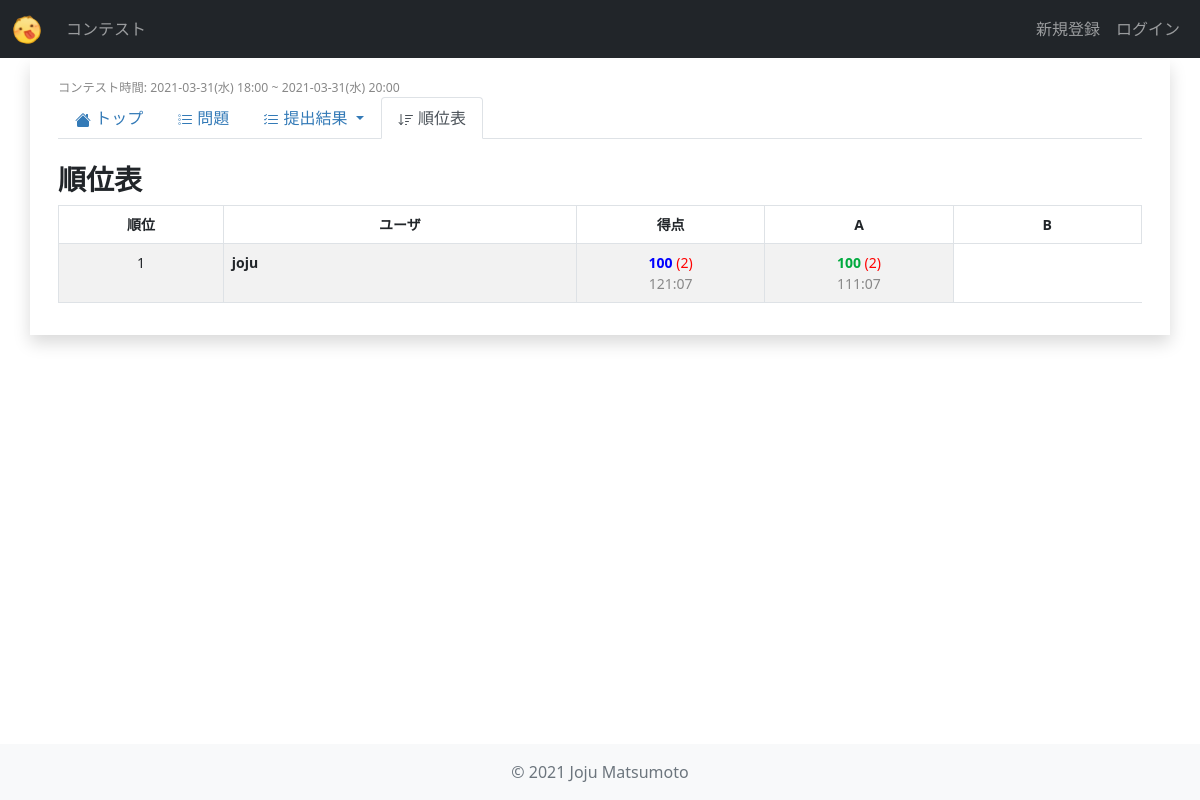
Page /contests/mbc_1/standings/ on the earlier database version.
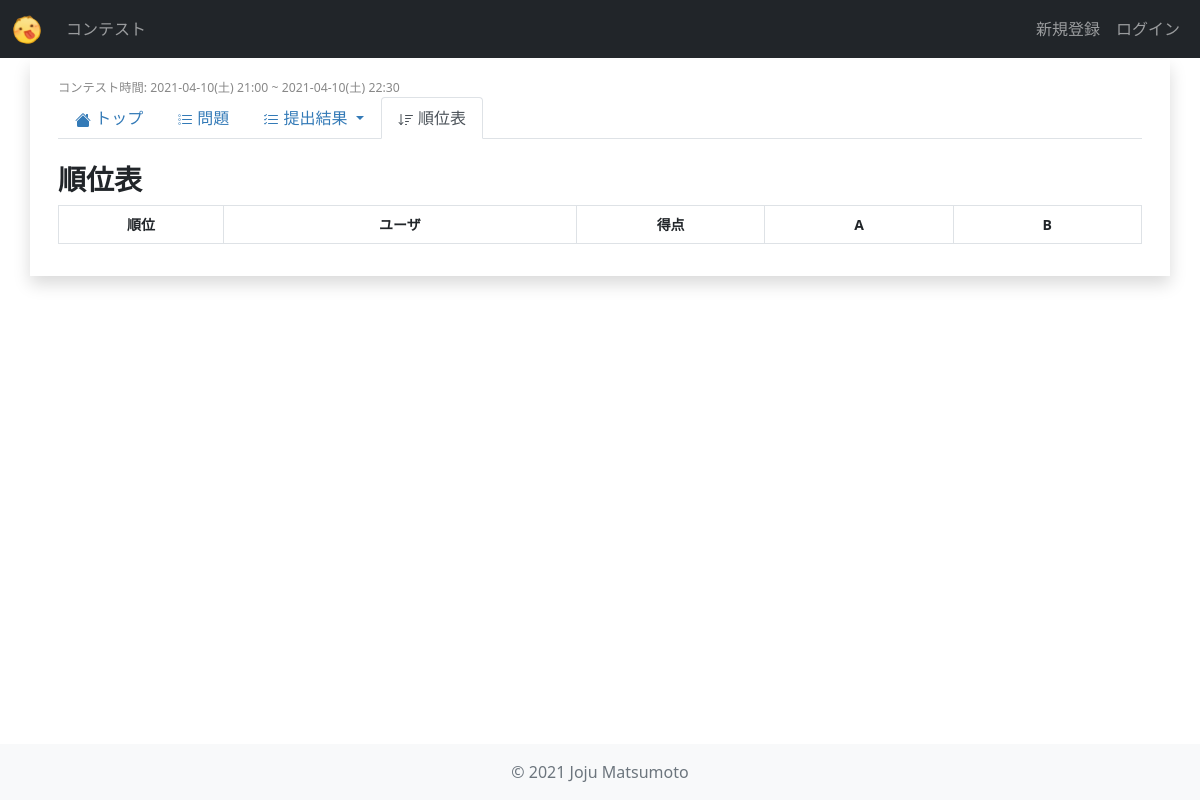
Same page on the later database version.
### contests/models.py (models this page shows, shortened)
class Contest(models.Model):
    title = models.CharField(
        verbose_name="タイトル",
        max_length=255,
    )
    abstract = models.TextField(
        verbose_name="概要",
        max_length=2000,
    )
    short_name = models.CharField(
        verbose_name="省略形",
        max_length=20,
        unique=True,
        default="null",
    )
    start_date = models.DateTimeField(
        verbose_name="開始日時",
    )
    end_date = models.DateTimeField(
        verbose_name="終了日時",
    )
    users = models.ManyToManyField(
        settings.AUTH_USER_MODEL,
        verbose_name="参加者",
        blank=True,
    )
    penalty = models.IntegerField(
        verbose_name="ペナルティ(分)",
        default=5,
    )
    def is_past_contest(self) -> bool:
        now = timezone.now()
        return self.end_date < now
    def get_start_time_str(self) -> str:
        return utils.datetime_str(self.start_date)
    def get_end_time_str(self) -> str:
        return utils.datetime_str(self.end_date)

class Problem(models.Model):
    order = models.CharField(
        verbose_name="問題番号(アルファベット)",
        max_length=5,
        default="A",
    )
    title = models.CharField(
        verbose_name="タイトル",
        max_length=100,
    )
    question = models.TextField(
        verbose_name="問題",
        max_length=2000,
    )
    answer = models.TextField(
        verbose_name="正解",
        max_length=2000,
    )
    contest = models.ForeignKey(
        Contest,
        verbose_name="コンテスト",
        on_delete=models.CASCADE,
    )
    point = models.IntegerField(
        verbose_name="スコア",
        default=0,
    )

class ContestScore(models.Model):
    user = models.ForeignKey(
        settings.AUTH_USER_MODEL,
        verbose_name="ユーザ",
        on_delete=models.CASCADE,
    )
    contest = models.ForeignKey(
        Contest,
        verbose_name="コンテスト",
        on_delete=models.CASCADE,
    )
    score = models.IntegerField(
        verbose_name="得点",
        default=0,
    )
    penalty = models.IntegerField(
        verbose_name="ペナルティ",
        default=0,
    )
    time_sec = models.IntegerField(
        verbose_name="時間(s)",
        default=0,
    )
    def get_time_str(self) -> str:
        minutes = self.time_sec // 60
        second = self.time_sec % 60
        return f"{minutes:02d}:{second:02d}"

class ProblemScore(models.Model):
    problem = models.ForeignKey(
        Problem,
        verbose_name="問題",
        on_delete=models.CASCADE,
    )
    user = models.ForeignKey(
        settings.AUTH_USER_MODEL,
        verbose_name="参加者",
        on_delete=models.CASCADE,
    )
    penalty = models.IntegerField(
        verbose_name="ペナルティ",
        default=0,
    )
    score = models.IntegerField(
        verbose_name="得点",
        default=0,
    )
    time_sec = models.IntegerField(
        verbose_name="時間(s)",
        default=0,
    )
    def get_time_str(self) -> str:
        minutes = self.time_sec // 60
        second = self.time_sec % 60
        return f"{minutes:02d}:{second:02d}"

### users/models.py (models this page shows)
class User(AbstractUser):
    objects = UserManager()
    def get_colored_username(self):
        try:
            user_profile = UserProfile.objects.get(user=self)
        except:
            return self.username
        return "<span style='color: {};'>{}</span>".format(user_profile.color, self.username)

### contests/views.py (the view)
class StandingsView(View):
    def get(self, request, short_name, *args, **kwargs):
        contest = models.Contest.objects.get(short_name=short_name)
        problems = sorted(list(models.Problem.objects.filter(contest=contest)), key=lambda x: x.order)
        problem_scores = models.ProblemScore.objects.filter(problem__in=problems)
        contest_scores = sorted(list(models.ContestScore.objects.filter(contest=contest)), key=lambda x: (-x.score, x.time_sec))
        table_rows = [{
                "order": i+1,
                "user": contest_score.user,
                "score": contest_score.score,
                "time": contest_score.get_time_str,
                "penalty": contest_score.penalty,
                "problem_scores": sorted(list(problem_scores.filter(user=contest_score.user)), key=lambda x: x.problem.order),
            } for i, contest_score in enumerate(contest_scores)]
        context = {
            "contest": models.Contest.objects.get(short_name=short_name),
            "problems": problems,
            "contest_scores": contest_scores,
            "table_rows": table_rows,
        }
        return render(request, "contests/standings.html", context)

### contests/utils.py (called while the page is built)
def datetime_str(dt: datetime.datetime) -> str:
    dt = localtime(dt)
    return "{}({}) {}".format(
        dt.strftime("%Y-%m-%d"),
        day_of_week_to_japanese[dt.strftime("%a")],
        dt.strftime("%H:%M")
    )

### contests/templates/contests/standings.html
{% extends 'contests/contest_base.html' %}
{% block contest_tab_standings %}active{% endblock %}
{% block contest_content %}
<div class="col-sm-12">
    <h3>順位表</h3>
    <table class="table table-bordered table-striped small text-center">
        <thead>
            <tr>
                <th width="7%">順位</th>
                <th width="15%">ユーザ</th>
                <th width="8%">得点</th>
                {% for problem in problems %}
                    <th width="8%">{{ problem.order }}</th>
                {% endfor %}
            </tr>
        </thead>
        <tbody>
            {% for row in table_rows %}
                <tr {% if row.user == user %}class="table-primary"{% endif %}>
                    <td>{{ row.order }}</td>
                    <td class="text-start fw-bold">{{ row.user.get_colored_username|safe }}</td>
                    <td>
                        <span class="span-total-score fw-bold">{{ row.score }}</span>
                        {% if row.penalty != 0 %}
                            <span class="span-penalty">({{ row.penalty }})</span>
                        {% endif %}
                        <br>
                        <span class="span-time">{{ row.time }}</span>
                    </td>
                    {% for problem_score in row.problem_scores %}
                        <td>
                            <span class="span-score fw-bold">{{ problem_score.score }}</span>
                            {% if problem_score.penalty != 0 %}
                                <span class="span-penalty">({{ problem_score.penalty }})</span>
                            {% endif %}
                            <br>
                            <span class="span-time">{{ problem_score.get_time_str }}</span>
                        </td>
                    {% endfor %}
                </tr>
            {% endfor %}
        </tbody>
    </table>
</div>
{% endblock contest_content %}

### contests/templates/contests/contest_base.html (shortened to what this page needs)
{% extends 'base.html' %}
{% block content %}
<div class="row p-3">
    <div class="col-sm-12 small">
        <small class="span-time">コンテスト時間: {{contest.get_start_time_str}} ~ {{contest.get_end_time_str}}</small>
    </div>
    <div class="col-sm-12">
        <ul class="nav nav-tabs navbar-dark mb-4">
            <li class="nav-item">
                <a class="nav-link {% block contest_tab_detail %}{% endblock %}" href="{% url 'contests:contest_detail' contest.short_name %}">
                    トップ
                </a>
            </li>
            {% if user in contest.users.all or contest.is_past_contest %}
            <li class="nav-item">
                <a class="nav-link {% block contest_tab_problems %}{% endblock %}" href="{% url 'contests:problems' contest.short_name %}">
                    問題
                </a>
            </li>
            <li class="nav-item dropdown">
                <a class="nav-link dropdown-toggle  {% block contest_tab_submissions %}{% endblock %}" data-bs-toggle="dropdown" role="button" aria-expanded="false">
                    提出結果
                </a>
            </li>
            {% endif %}
            <li class="nav-item">
                <a class="nav-link {% block contest_tab_standings %}{% endblock %}" href="{% url 'contests:standings' contest.short_name %}">
                    順位表
                </a>
            </li>
        </ul>
    </div>
    {% block contest_content %}{% endblock contest_content %}
</div>
{% endblock content %}

Differences in the rows shown:
removed Contest: get_start_time_str "2021-03-31(水) 18:00", get_end_time_str "2021-03-31(水) 20:00"
no longer on this page (row edited): User: order "1", user.get_colored_username "joju", score "100", penalty "2", time "121:07"
removed ProblemScore: score "100", penalty "2", get_time_str "111:07"
added Contest: get_start_time_str "2021-04-10(土) 21:00", get_end_time_str "2021-04-10(土) 22:30"
